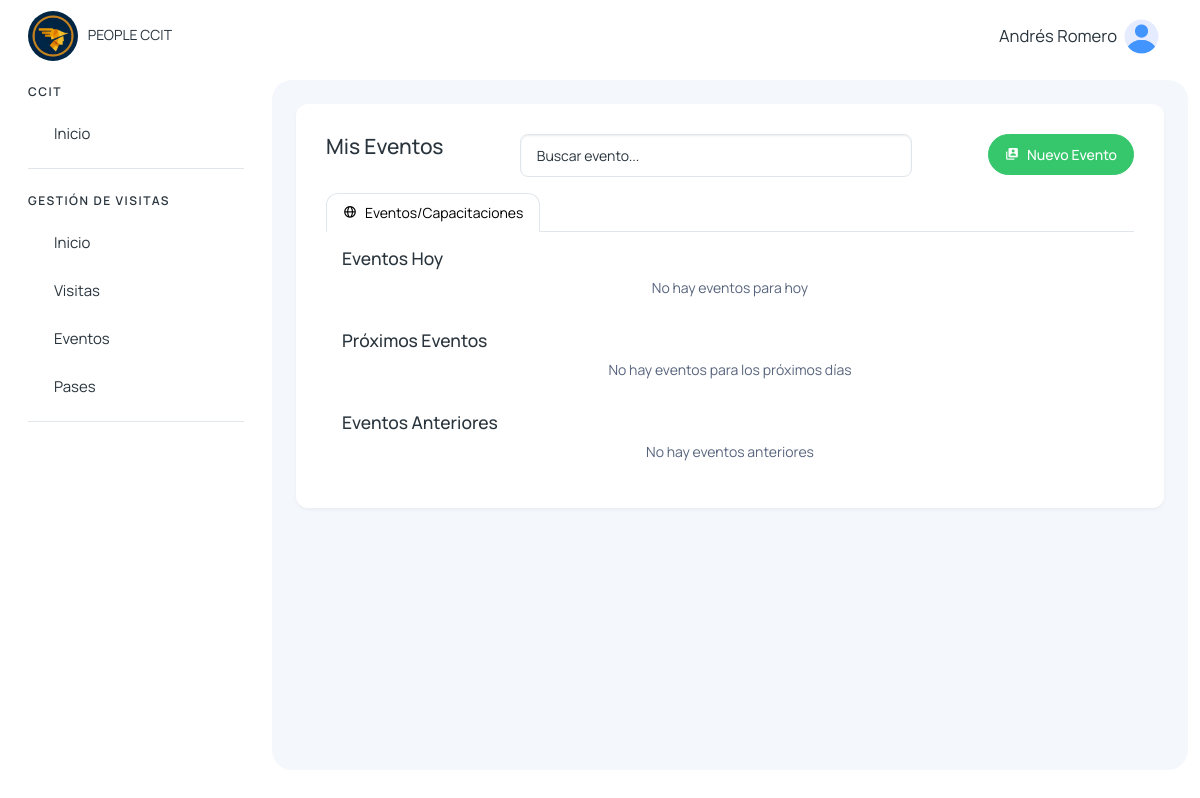
The page /colaborador/eventos_capacitaciones/ (signed in) on the database as committed earlier.
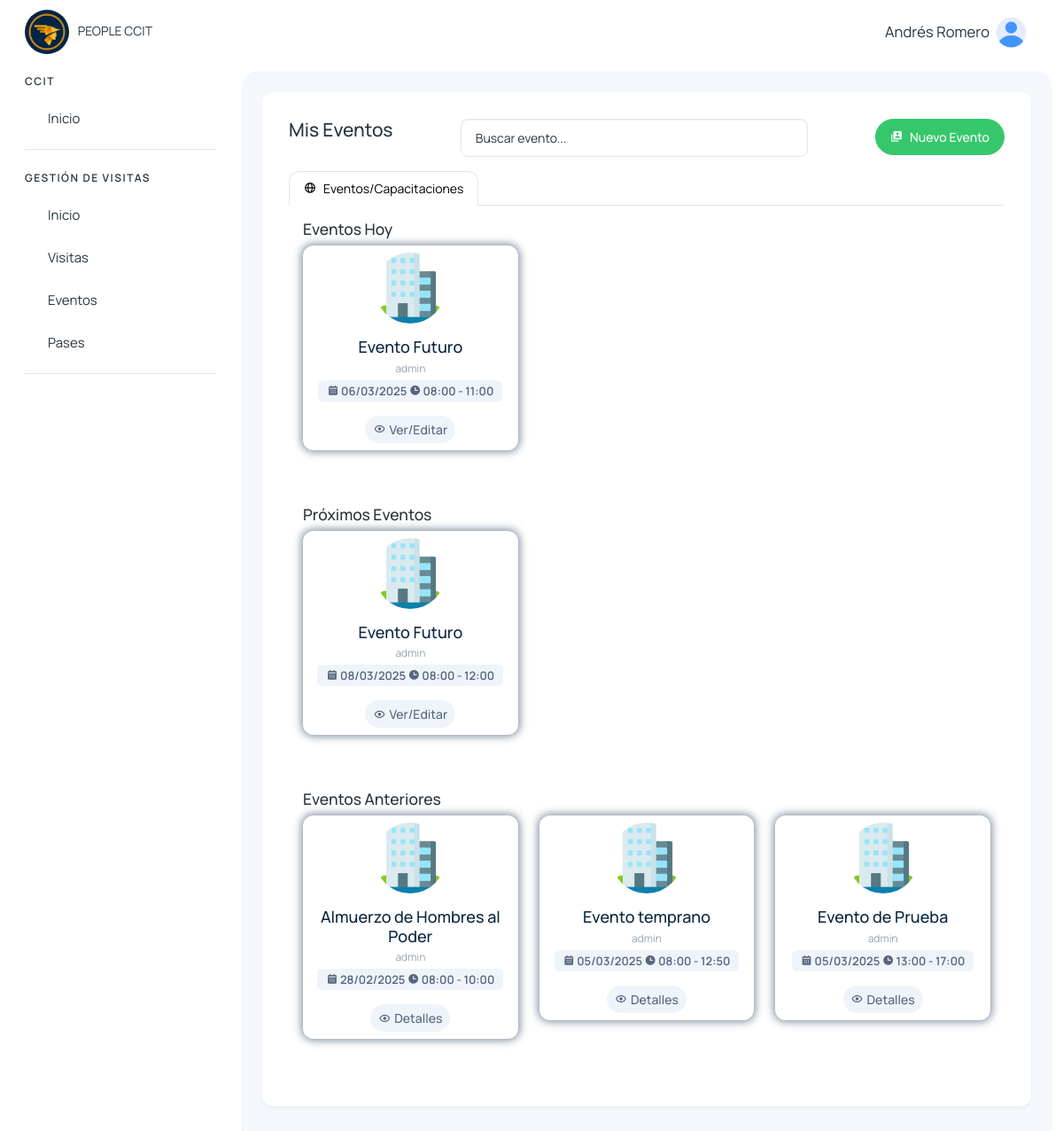
The same page on the database as committed later.
### eventos/models.py (models this page shows, shortened)
class EventoCapacitacion(models.Model):
    nombre = models.CharField(max_length=255)
    organizador = models.CharField(max_length=255, null=True, blank=True)
    fecha = models.DateField()
    hora_inicio = models.TimeField()
    hora_fin = models.TimeField()
    cantidad_visitantes = models.IntegerField()
    created_at = models.DateTimeField(auto_now_add=True)
    updated_at = models.DateTimeField(auto_now=True)

### colaboradores/views.py (the view)
# urls.py: path('colaborador/eventos_capacitaciones/', views.eventos_capacitaciones_colaborador, name='eventos_capacitaciones_colaborador'),
@login_required
def eventos_capacitaciones_colaborador(request):
    today = timezone.localdate()
    eventos = EventoCapacitacion.objects.filter(organizador=request.user.username)
    eventos_hoy = EventoCapacitacion.objects.filter(organizador=request.user.username, fecha=today).order_by('fecha', 'hora_inicio')
    eventos_proximos = EventoCapacitacion.objects.filter(organizador=request.user.username, fecha__gt=today).order_by('fecha', 'hora_inicio')
    eventos_anteriores = EventoCapacitacion.objects.filter(organizador=request.user.username, fecha__lt=today).order_by('fecha', 'hora_inicio')
    return render(request, 'visitantes/colaborador/eventos_capacitaciones.html', {
        'eventos': eventos,
        'eventos_hoy': eventos_hoy,
        'eventos_proximos': eventos_proximos,
        'eventos_anteriores': eventos_anteriores,
    })

### visitantes/context_processors.py (called while the page is built)
def grupos_usuario(request):
    if request.user.is_authenticated:
        grupos = request.user.groups.all()
    else:
        grupos = []
    return {'user_grupos': grupos}

### templates/visitantes/colaborador/eventos_capacitaciones.html (shortened to what the changed rows need)
{% extends 'layout/layout.html' %}
{% block content %}
{% load static %}
<div>
    <div class="tab-pane" id="eventos_capacitaciones" role="tabpanel">
        <div class="row p-3">
            <h5>Eventos Hoy</h5>
            {% for evento in eventos_hoy %}
                <div class="col-12 col-sm-12 col-md-6 col-lg-4 col-xl-4">
                    <div class="card hover-img card-visita-dentro">
                        <div class="card-body p-2 text-center border-none">
                            <img src="{% static '/img/eventos.png' %}" alt="matdash-img" class="rounded-circle mb-3" width="80" height="80">
                            <h4 class="card-title mb-1">{{evento.nombre}}</h4>
                            <div class=" mb-1 row">
                                <span class="fs-2">{{evento.organizador}}</span>
                            </div>
                            <span class="badge text-bg-light text-secondary">
                                <i class='bx bxs-calendar'></i> {{evento.fecha | date:'d/m/Y' }}
                                <i class='bx bxs-time'></i> {{evento.hora_inicio}} - {{evento.hora_fin}}
                            </span>
                        </div>
                        <ul class="px-2 py-2 list-unstyled d-flex align-items-center justify-content-center mb-0">
                            <li class="position-relative">
                                <a class="btn btn-light btn-sm text-secondary d-flex align-items-center justify-content-center text-center fs-3" href="{% url 'editar_evento' evento.id %}">
                                    <i class='bx bx-show' style="margin-right: 4px;"></i> Ver/Editar
                                </a>
                            </li>
                        </ul>
                    </div>
                </div>
            {% empty %}
                <div class="col-12 text-center text-secondary">
                    No hay eventos para hoy
                </div>
            {% endfor %}
        </div>
        <div class="row p-3">
            <h5>Próximos Eventos</h5>
            {% for evento in eventos_proximos %}
                <div class="col-12 col-sm-12 col-md-6 col-lg-4 col-xl-4">
                    <div class="card hover-img card-visita-dentro">
                        <div class="card-body p-2 text-center border-none">
                            <img src="{% static '/img/eventos.png' %}" alt="matdash-img" class="rounded-circle mb-3" width="80" height="80">
                            <h4 class="card-title mb-1">{{evento.nombre}}</h4>
                            <div class=" mb-1 row">
                                <span class="fs-2">{{evento.organizador}}</span>
                            </div>
                            <span class="badge text-bg-light text-secondary">
                                <i class='bx bxs-calendar'></i> {{evento.fecha | date:'d/m/Y' }}
                                <i class='bx bxs-time'></i> {{evento.hora_inicio}} - {{evento.hora_fin}}
                            </span>
                        </div>
                        <ul class="px-2 py-2 list-unstyled d-flex align-items-center justify-content-center mb-0">
                            <li class="position-relative">
                                <a class="btn btn-light btn-sm text-secondary d-flex align-items-center justify-content-center text-center fs-3" href="{% url 'editar_evento' evento.id %}">
                                    <i class='bx bx-show' style="margin-right: 4px;"></i> Ver/Editar
                                </a>
                            </li>
                        </ul>
                    </div>
                </div>
            {% empty %}
                <div class="col-12 text-center text-secondary">
                    No hay eventos para los próximos días
                </div>
            {% endfor %}
        </div>
        <div class="row p-3">
            <h5>Eventos Anteriores</h5>
            {% for evento in eventos_anteriores %}
                <div class="col-12 col-sm-12 col-md-6 col-lg-4 col-xl-4">
                    <div class="card hover-img card-visita-dentro">
                        <div class="card-body p-2 text-center border-none">
                            <img src="{% static '/img/eventos.png' %}" alt="matdash-img" class="rounded-circle mb-3" width="80" height="80">
                            <h4 class="card-title mb-1">{{evento.nombre}}</h4>
                            <div class=" mb-1 row">
                                <span class="fs-2">{{evento.organizador}}</span>
                            </div>
                            <span class="badge text-bg-light text-secondary">
                                <i class='bx bxs-calendar'></i> {{evento.fecha | date:'d/m/Y' }}
                                <i class='bx bxs-time'></i> {{evento.hora_inicio}} - {{evento.hora_fin}}
                            </span>
                        </div>
                        <ul class="px-2 py-2 list-unstyled d-flex align-items-center justify-content-center mb-0">
                            <li class="position-relative">
                                <a class="btn btn-light btn-sm text-secondary d-flex align-items-center justify-content-center text-center fs-3" href="{% url 'detalles_evento_visitas' evento.id %}">
                                    <i class='bx bx-show' style="margin-right: 4px;"></i> Detalles
                                </a>
                            </li>
                        </ul>
                    </div>
                </div>
            {% empty %}
                <div class="col-12 text-center text-secondary">
                    No hay eventos anteriores
                </div>
            {% endfor %}
        </div>
    </div>
</div>
{% endblock %}

### templates/layout/layout.html (shortened to what the changed rows need)
{% load static %}
<!DOCTYPE html>
<html lang="en">
<head>
    <link href='https://unpkg.com/boxicons@2.1.4/css/boxicons.min.css' rel='stylesheet'>
    <link rel="stylesheet" href="https://cdn.jsdelivr.net/npm/sweetalert2@11.4.4/dist/sweetalert2.min.css">
    <link rel="stylesheet" href="{% static '/assets/css/styles.min.css' %}" />
</head>
<body>
  <div class="page-wrapper" id="main-wrapper" data-layout="vertical" data-navbarbg="skin6" data-sidebartype="full"
  data-sidebar-position="fixed" data-header-position="fixed">
    <aside class="left-sidebar">
        <div>
            <nav class="sidebar-nav scroll-sidebar" data-simplebar="">
                <ul id="sidebarnav">
                    {% for grupo in user_grupos %}
                        {% if grupo.name == "visitas_recepcion_group" or grupo.name == "admin_group" or grupo.name == 'super_admin' %}
                            <li class="nav-small-cap">
                                <span class="hide-menu">GESTIÓN DE VISITAS</span>
                            </li>
                            <li class="sidebar-item">
                                <a class="sidebar-link" href="{% url 'inicio_recepcion' %}" aria-expanded="false">
                                    <span class="hide-menu">Inicio</span>
                                </a>
                            </li>
                            <li class="sidebar-item">
                                <a class="sidebar-link" href="{% url 'visitas_recepcion' %}" aria-expanded="false">
                                    <span class="hide-menu">Visitas</span>
                                </a>
                            </li>
                            <li class="sidebar-item">
                                <a class="sidebar-link" href="{% url 'eventos_capacitaciones' %}" aria-expanded="false">
                                    <span class="hide-menu">Eventos</span>
                                </a>
                            </li>
                            <li class="sidebar-item">
                                <a class="sidebar-link" href="{% url 'pases_recepcion' %}" aria-expanded="false">
                                    <span class="hide-menu">Pases</span>
                                </a>
                            </li>
                        {% endif %}
                    {% endfor %}
                </ul>
            </nav>
        </div>
    </aside>
  <div class="body-wrapper">
            <div class="body-wrapper-inner">
                <div class="container-fluid">
                    <div class="card">
                        <div class="card-body">
                            {% block content %} {% endblock %}
                        </div>
                    </div>
                </div>
            </div>
        </div>
    </div>
</body>
</html>

Rows that differ between the two databases and show on the page:
added EventoCapacitacion: nombre "Evento Futuro", organizador "admin", fecha "06/03/2025", hora_inicio "08:00", hora_fin "11:00", shown under "Eventos Hoy"
added EventoCapacitacion: nombre "Evento Futuro", organizador "admin", fecha "08/03/2025", hora_inicio "08:00", hora_fin "12:00", shown under "Próximos Eventos"
added EventoCapacitacion: nombre "Almuerzo de Hombres al Poder", organizador "admin", fecha "28/02/2025", hora_inicio "08:00", hora_fin "10:00", shown under "Eventos Anteriores"
added EventoCapacitacion: nombre "Evento temprano", organizador "admin", fecha "05/03/2025", hora_inicio "08:00", hora_fin "12:50", shown under "Eventos Anteriores"
added EventoCapacitacion: nombre "Evento de Prueba", organizador "admin", fecha "05/03/2025", hora_inicio "13:00", hora_fin "17:00", shown under "Eventos Anteriores"
Other text that changed with them:
text no longer shown: "No hay eventos para hoy No hay eventos para los próximos días No hay eventos anteriores"
